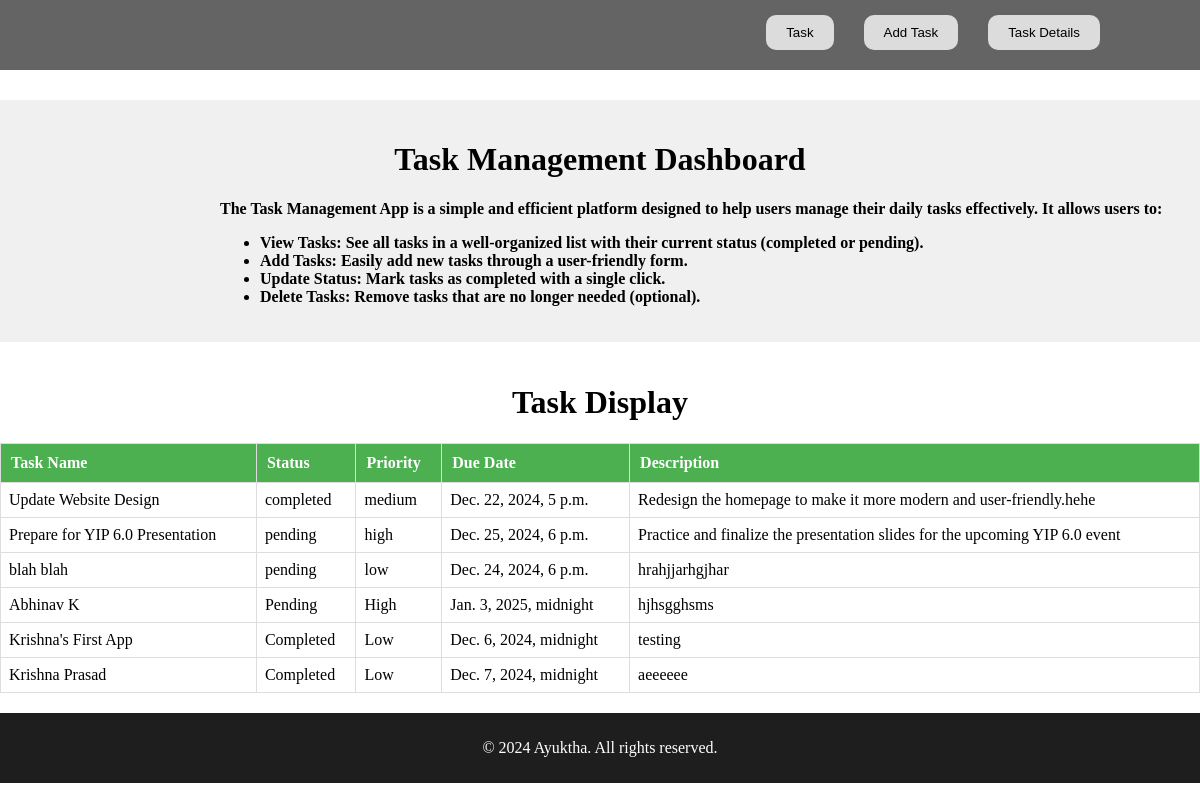
The page / on the database its author committed.
### Main_files/models.py (models this page shows, shortened)
class Task(models.Model):
    name = models.CharField(max_length=200)
    description = models.TextField(blank=True, null=True)
    STATUS_CHOICES = [
        ('pending', 'Pending'),
        ('completed', 'Completed'),
    ]
    status = models.CharField(max_length=10, choices=STATUS_CHOICES, default='pending')
    due_date = models.DateTimeField(null=True, blank=True)
    PRIORITY_CHOICES = [
        ('low', 'Low'),
        ('medium', 'Medium'),
        ('high', 'High'),
    ]
    priority = models.CharField(max_length=10, choices=PRIORITY_CHOICES, default='medium')
    created_at = models.DateTimeField(auto_now_add=True)
    updated_at = models.DateTimeField(auto_now=True)

### Main_files/views.py (the view)
# urls.py: path("", views.Home, name='home'),
def Home(request):
    tasks = Task.objects.all()  # Get all tasks from the database
    return render(request, 'Home.html', {'tasks': tasks})

### Main_files/templates/Home.html (shortened to what this page needs)
<!DOCTYPE html>
{% load static %}
<html>
    <head>
        <link rel="stylesheet" href="{% static 'css/Homes.css' %}">
    </head>
    <body>
        <header>
            <ul class="header">
                <li class="header"><button onclick="window.location.href=task_url">Task</button></li>
                <li class="header"><button onclick="window.location.href=add_task_url">Add Task</button></li>
                <li class="header"><button onclick="window.location.href=task_details_url">Task Details</button></li>
            </ul>
        </header>
        <div class="container">
            <h1>Task Management Dashboard</h1>
            <p class="main_para_content"><strong>The Task Management App is a simple and efficient platform designed to help users manage their daily tasks effectively. It allows users to:
                <ul>
                    <li id="point">View Tasks: See all tasks in a well-organized list with their current status (completed or pending).</li>
                    <li id="point">Add Tasks: Easily add new tasks through a user-friendly form.</li>
                    <li id="point">Update Status: Mark tasks as completed with a single click.</li>
                    <li id="point">Delete Tasks: Remove tasks that are no longer needed (optional).</li>
                </ul></strong>
            </p>
        </div>
        <div class="Task_display">
            <h1>Task Display</h1>
            <table border="1">
                <thead>
                    <tr>
                        <th>Task Name</th>
                        <th>Status</th>
                        <th>Priority</th>
                        <th>Due Date</th>
                        <th>Description</th>
                    </tr>
                </thead>
                <tbody>
                    {% for task in tasks %}
                        <tr>
                            <td>{{ task.name }}</td>
                            <td>{{ task.status }}</td>
                            <td>{{ task.priority }}</td>
                            <td>{{ task.due_date }}</td>
                            <td>{{ task.description }}</td>
                        </tr>
                    {% empty %}
                        <tr>
                            <td colspan="5">No tasks available.</td>
                        </tr>
                    {% endfor %}
                </tbody>
            </table>
        </div>
        <footer>
            <p>&copy; 2024 Ayuktha. All rights reserved.</p>
        </footer>
    </body>
</html>

### Main_files/static/css/Homes.css (style rules this page uses)
html,body { margin: 0px; background-color: white; background-image: url('https://imgs.search.brave.com/_D9UNEBAEDZfj1fm70wiQJ16mSFhtB-4q8MLd1acFYQ/rs:fit:860:0:0:0/g:ce/aHR0cHM6Ly9jZG4u/d2FsbHBhcGVyc2Fm/YXJpLmNvbS85Ni81/OC9jSkRyYlIuanBn'); background-repeat: no-repeat; background-size: cover; }
header { background-color: rgb(100, 100, 100); height: 70px; }
ul.header { list-style-type: none; display: flex; justify-content: flex-end; margin-right: 100px; gap:20px; margin-top: 0px; }
li.header { margin-left: 10px; margin-top: 15px; }
button { padding: 10px 20px; background-color: rgb(220, 220, 220); border: none; border-radius: 10px; transition: background-color 0.3s; cursor: pointer; }
h1 { text-align: center; flex-direction: column; }
.main_para_content,#point { margin-left: 200px; }
.container { margin-top: 30px; background-color: rgb(240, 240, 240); padding: 20px; }
footer { background-color: rgb(30, 30, 30); color:white; text-align: center; padding: 10px 0; }
.Task_display { height: 330px; margin-top: 20px; overflow-y: auto; margin-bottom: 20px; background-color: white; padding-top: 1px; }
table { width: 100%; border-collapse: collapse; margin: 20px 0; }
th { background-color: #4CAF50; color: white; padding: 10px; text-align: left; }
td { padding: 8px; text-align: left; border: 1px solid #ddd; }
table, th, td { border: 1px solid #ddd; }

### rows shown on the page
Task: name "Update Website Design", status "completed", priority "medium", due_date "Dec. 22, 2024, 5 p.m.", description "Redesign the homepage to make it more modern and user-friendly.hehe"
Task: name "Prepare for YIP 6.0 Presentation", status "pending", priority "high", due_date "Dec. 25, 2024, 6 p.m.", description "Practice and finalize the presentation slides for the upcoming YIP 6.0 event"
Task: name "blah blah", status "pending", priority "low", due_date "Dec. 24, 2024, 6 p.m.", description "hrahjjarhgjhar"
Task: name "Abhinav K", status "Pending", priority "High", due_date "Jan. 3, 2025, midnight", description "hjhsgghsms"
Task: name "Krishna's First App", status "Completed", priority "Low", due_date "Dec. 6, 2024, midnight", description "testing"
Task: name "Krishna Prasad", status "Completed", priority "Low", due_date "Dec. 7, 2024, midnight", description "aeeeeee"
